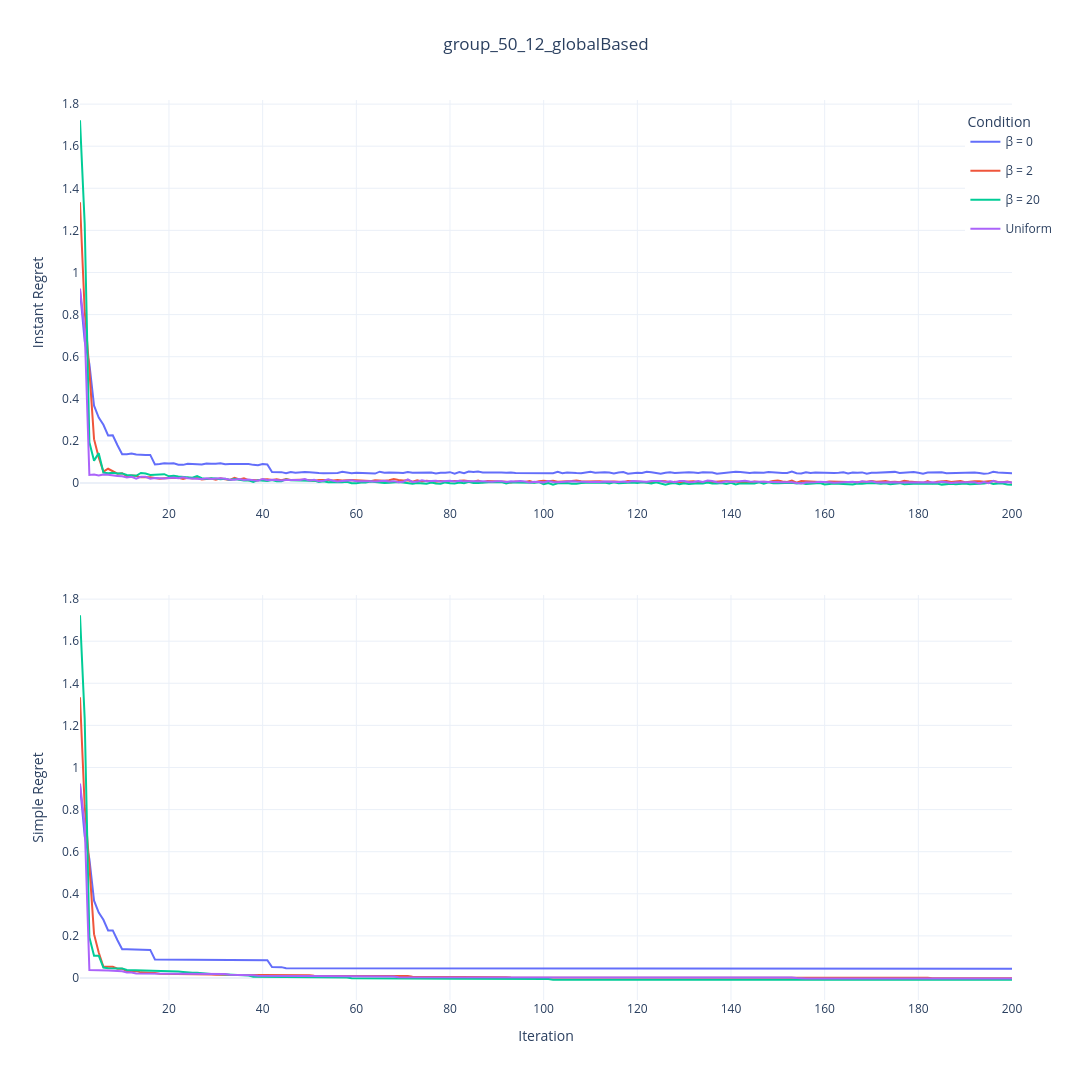

Here is the notebook cell this chart was saved with:
### Code cell
import pandas as pd
import plotly.graph_objects as go
import plotly.express as px
from plotly.subplots import make_subplots
import plotly.io as pio
import os
import numpy as np
data = "data1"
if data=="data1":
    text = "group"
else:
    text = "random"

# 定义文件夹路径和CSV文件列表
data_folder = os.path.join('Data', data)
#files = ['50_12_0_pre.csv', '50_12_2_pre.csv', '50_12_20_pre.csv', '50_12_Uni_pre.csv']
files = ['50_12_0_post.csv', '50_12_2_post.csv', '50_12_20_post.csv', '50_12_Uni_post.csv']
curve_names = ['β = 0', 'β = 2', 'β = 20', 'Uniform']

# 为每个条件预定义颜色（使用Plotly默认颜色序列）
colors = px.colors.qualitative.Plotly[:len(curve_names)] 

# 创建两个DataFrame分别存储原始均值和最优均值
all_mean_data = pd.DataFrame()
all_best_data = pd.DataFrame()

# 循环处理每个文件
for file, name in zip(files, curve_names):
    file_path = os.path.join(data_folder, file)
    df = pd.read_csv(file_path, index_col='Repetition')
    
    # 计算每个step的均值
    mean_results = df.mean(axis=0)
    
    # 计算当前最优均值（累积最小值）
    best_results = np.minimum.accumulate(mean_results.values)
    
    # 添加到原始均值DataFrame
    temp_mean_df = pd.DataFrame({
        'Iter': range(1, 201),
        'Value': mean_results.values,
        'Condition': name
    })
    
    # 添加到最优均值DataFrame
    temp_best_df = pd.DataFrame({
        'Iter': range(1, 201),
        'Value': best_results,
        'Condition': name
    })    
    all_mean_data = pd.concat([all_mean_data, temp_mean_df])
    all_best_data = pd.concat([all_best_data, temp_best_df])

# 创建子图（2行1列，垂直排列）
fig = make_subplots(
    rows=2, cols=1,
    vertical_spacing=0.1  # 调整子图间距
)

# 为每个条件添加原始均值曲线（到第一个子图）
for i, condition in enumerate(curve_names):
    mean_df = all_mean_data[all_mean_data['Condition'] == condition]
    fig.add_trace(
        go.Scatter(
            x=mean_df['Iter'],
            y=mean_df['Value'],
            name=condition,
            legendgroup=condition,  # 分组图例
            showlegend=True,
            line=dict(color=colors[i]),  # 强制指定颜色
            meta=[condition],
            hovertemplate="Iter: %{x}<br>Mean: %{y:.4f}<br>Condition: %{meta[0]}<extra></extra>"
        ),
        row=1, col=1
    )

# 为每个条件添加最优均值曲线（到第二个子图）
for i, condition in enumerate(curve_names):
    best_df = all_best_data[all_best_data['Condition'] == condition]
    fig.add_trace(
        go.Scatter(
            x=best_df['Iter'],
            y=best_df['Value'],
            name=condition,
            legendgroup=condition,  # 分组图例（与原始均值共享）
            showlegend=False,      # 避免重复显示图例
            line=dict(color=colors[i]),  # 使用相同的颜色
            meta=[condition],
            hovertemplate="Iter: %{x}<br>Best: %{y:.4f}<br>Condition: %{meta[0]}<extra></extra>"
        ),
        row=2, col=1
    )

# 更新布局
fig.update_layout(
    title_text=text+"_50_12_globalBased",            # 添加总标题
    title_x=0.5,                   # 标题居中
    height=1080,                    # 减少高度
    width=1920,                     # 增加宽度
    template='plotly_white',
    legend_title_text='Condition',
    legend=dict(yanchor="top", y=0.99, xanchor="left", x=0.95)
)

# 更新Y轴和X轴标签
fig.update_yaxes(title_text="Instant Regret", row=1, col=1)
fig.update_yaxes(title_text="Simple Regret", row=2, col=1)
fig.update_xaxes(title_text="Iteration", row=2, col=1)  # 仅底部子图显示X轴标签

# 显示图形
fig.show()

# 保存为HTML文件
pio.write_html(fig, '50_12_globalBased.html')

### Figure 1 — Plotly figure (JSON) as saved in the notebook; plotly's stock layout.template omitted (floating-point values rounded to 4 significant figures; data arrays with more than 128 entries replaced by an {"elided": "..."} marker saying what was removed)
{"data": [{"hovertemplate": "Iter: %{x}<br>Mean: %{y:.4f}<br>Condition: %{meta[0]}<extra></extra>", "legendgroup": "β = 0", "line": {"color": "#636EFA"}, "meta": ["β = 0"], "name": "β = 0", "showlegend": true, "type": "scatter", "x": {"elided": "200 int values"}, "xaxis": "x", "y": {"elided": "200 float values"}, "yaxis": "y"}, {"hovertemplate": "Iter: %{x}<br>Mean: %{y:.4f}<br>Condition: %{meta[0]}<extra></extra>", "legendgroup": "β = 2", "line": {"color": "#EF553B"}, "meta": ["β = 2"], "name": "β = 2", "showlegend": true, "type": "scatter", "x": {"elided": "200 int values"}, "xaxis": "x", "y": {"elided": "200 float values"}, "yaxis": "y"}, {"hovertemplate": "Iter: %{x}<br>Mean: %{y:.4f}<br>Condition: %{meta[0]}<extra></extra>", "legendgroup": "β = 20", "line": {"color": "#00CC96"}, "meta": ["β = 20"], "name": "β = 20", "showlegend": true, "type": "scatter", "x": {"elided": "200 int values"}, "xaxis": "x", "y": {"elided": "200 float values"}, "yaxis": "y"}, {"hovertemplate": "Iter: %{x}<br>Mean: %{y:.4f}<br>Condition: %{meta[0]}<extra></extra>", "legendgroup": "Uniform", "line": {"color": "#AB63FA"}, "meta": ["Uniform"], "name": "Uniform", "showlegend": true, "type": "scatter", "x": {"elided": "200 int values"}, "xaxis": "x", "y": {"elided": "200 float values"}, "yaxis": "y"}, {"hovertemplate": "Iter: %{x}<br>Best: %{y:.4f}<br>Condition: %{meta[0]}<extra></extra>", "legendgroup": "β = 0", "line": {"color": "#636EFA"}, "meta": ["β = 0"], "name": "β = 0", "showlegend": false, "type": "scatter", "x": {"elided": "200 int values"}, "xaxis": "x2", "y": {"elided": "200 float values"}, "yaxis": "y2"}, {"hovertemplate": "Iter: %{x}<br>Best: %{y:.4f}<br>Condition: %{meta[0]}<extra></extra>", "legendgroup": "β = 2", "line": {"color": "#EF553B"}, "meta": ["β = 2"], "name": "β = 2", "showlegend": false, "type": "scatter", "x": {"elided": "200 int values"}, "xaxis": "x2", "y": {"elided": "200 float values"}, "yaxis": "y2"}, {"hovertemplate": "Iter: %{x}<br>Best: %{y:.4f}<br>Condition: %{meta[0]}<extra></extra>", "legendgroup": "β = 20", "line": {"color": "#00CC96"}, "meta": ["β = 20"], "name": "β = 20", "showlegend": false, "type": "scatter", "x": {"elided": "200 int values"}, "xaxis": "x2", "y": {"elided": "200 float values"}, "yaxis": "y2"}, {"hovertemplate": "Iter: %{x}<br>Best: %{y:.4f}<br>Condition: %{meta[0]}<extra></extra>", "legendgroup": "Uniform", "line": {"color": "#AB63FA"}, "meta": ["Uniform"], "name": "Uniform", "showlegend": false, "type": "scatter", "x": {"elided": "200 int values"}, "xaxis": "x2", "y": {"elided": "200 float values"}, "yaxis": "y2"}], "layout": {"height": 1080, "legend": {"title": {"text": "Condition"}, "x": 0.95, "xanchor": "left", "y": 0.99, "yanchor": "top"}, "title": {"text": "group_50_12_globalBased", "x": 0.5}, "width": 1920, "xaxis": {"anchor": "y", "domain": [0, 1]}, "xaxis2": {"anchor": "y2", "domain": [0, 1], "title": {"text": "Iteration"}}, "yaxis": {"anchor": "x", "domain": [0.55, 1], "title": {"text": "Instant Regret"}}, "yaxis2": {"anchor": "x2", "domain": [0, 0.45], "title": {"text": "Simple Regret"}}}}
